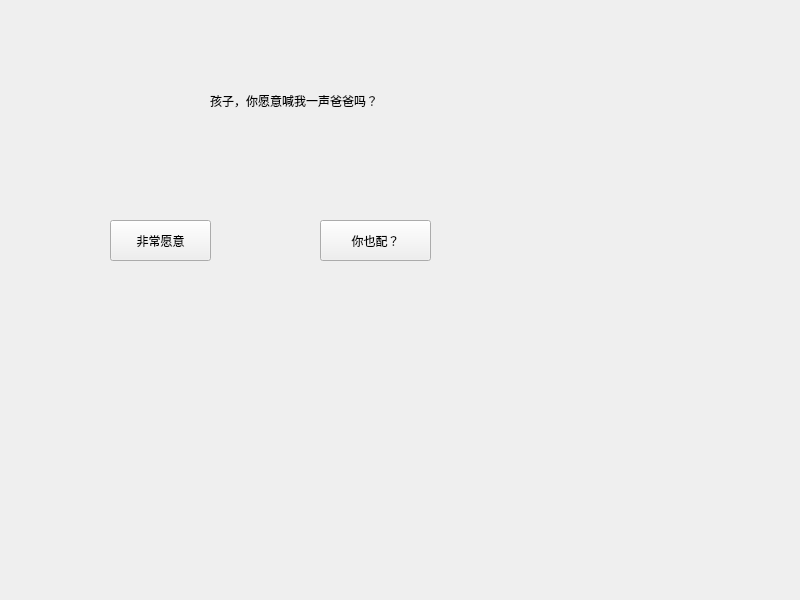
<?xml version="1.0" encoding="UTF-8"?>
<ui version="4.0">
 <class>Widget</class>
 <widget class="QWidget" name="Widget">
  <property name="geometry">
   <rect>
    <x>0</x>
    <y>0</y>
    <width>800</width>
    <height>600</height>
   </rect>
  </property>
  <property name="windowTitle">
   <string>Widget</string>
  </property>
  <widget class="QLabel" name="label">
   <property name="geometry">
    <rect>
     <x>210</x>
     <y>80</y>
     <width>181</width>
     <height>41</height>
    </rect>
   </property>
   <property name="text">
    <string>孩子，你愿意喊我一声爸爸吗？</string>
   </property>
  </widget>
  <widget class="QPushButton" name="pushButton_accept">
   <property name="geometry">
    <rect>
     <x>110</x>
     <y>220</y>
     <width>101</width>
     <height>41</height>
    </rect>
   </property>
   <property name="text">
    <string>非常愿意</string>
   </property>
  </widget>
  <widget class="QPushButton" name="pushButton_rejected">
   <property name="geometry">
    <rect>
     <x>320</x>
     <y>220</y>
     <width>111</width>
     <height>41</height>
    </rect>
   </property>
   <property name="text">
    <string>你也配？</string>
   </property>
  </widget>
 </widget>
 <resources/>
 <connections/>
</ui>
